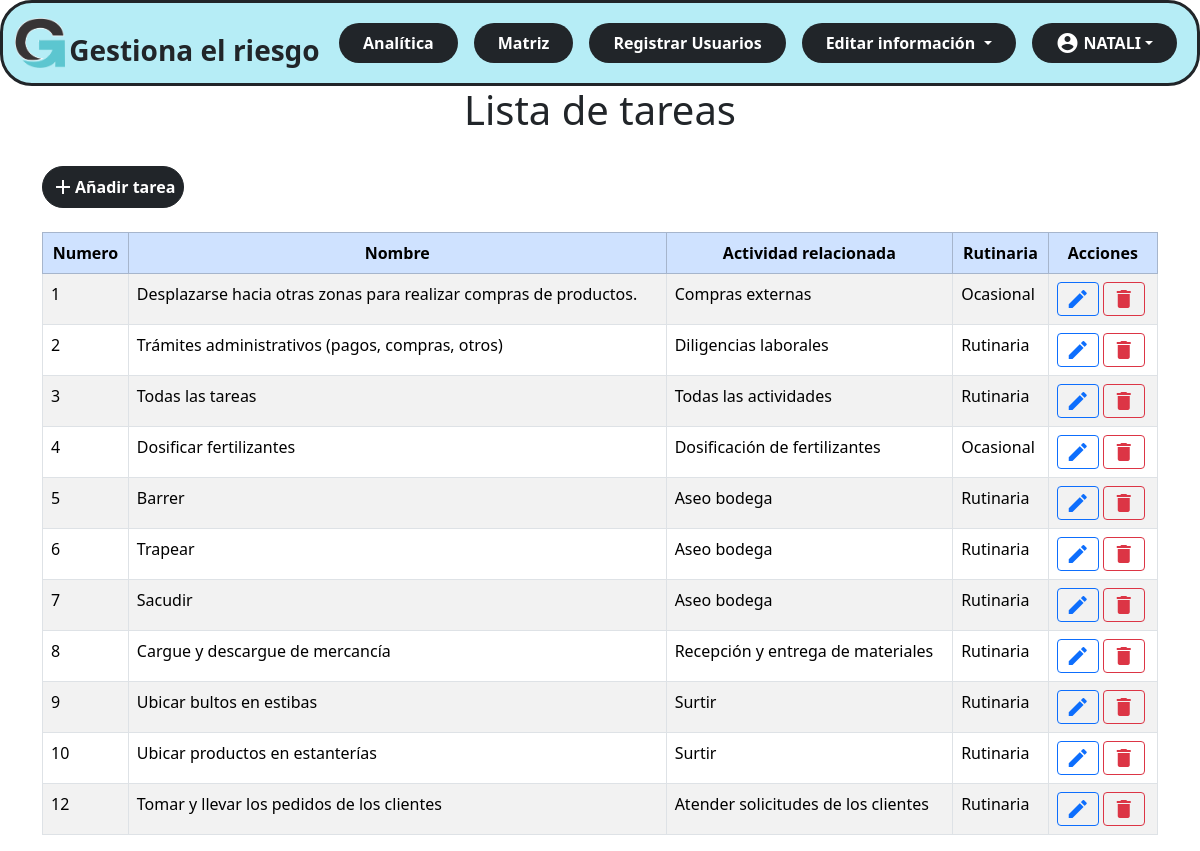
Page /administrador/tareas.php (signed in) on the committed database.
### tables this page shows
CREATE TABLE `tbltarea` (
  `Codigo` int(3) NOT NULL,
  `Nombre` varchar(100) NOT NULL,
  `Actividad` int(3) NOT NULL,
  `Rutinario` tinyint(1) NOT NULL
);

CREATE TABLE `tblactividad` (
  `Codigo` int(3) NOT NULL,
  `Nombre` varchar(50) NOT NULL,
  `Proceso` int(3) NOT NULL
);

### administrador/tareas.php (the view, shortened to what this page needs)
<!DOCTYPE html>
<html lang="en">
<head>
    <link rel="stylesheet" href="style.css">
    <link rel="stylesheet" href="./css/style_admin.css">
    <?php
    include ('vistas\nav.php');
    include ('conexion.php');
    ?>
</head>
<body>
    <div class="container-fluid">
        <h1>Lista de tareas</h1>
    </div>
    <br>
    <div class="container">
        <buttom type="buttom" class="btn btn-dark btn-md mb-4  p-2 rounded-5 " data-bs-toggle="modal"
            data-bs-target="#modalAddTarea">
            <div class="d-flex align-items-center ">
                <span class="material-icons">add</span>
                <div class=""><b>Añadir tarea</b></div>
            </div>
        </buttom>
        <table id="tbltarea" class="table table-bordered table-striped">
            <thead class="table-primary align-middle text-center">
                <tr>
                    <th>Numero</th>
                    <th>Nombre</th>
                    <th>Actividad relacionada</th>
                    <th>Rutinaria</th>
                    <th>Acciones</th>
                </tr>
            </thead>
            <tbody class="table-striped table-hover">
                <?php
                $tareas = $con->query("SELECT t.Codigo, t.Nombre,t.Actividad as AC, a.Nombre as NombreActividad, t.Rutinario
                 FROM tbltarea t
                INNER JOIN tblactividad a ON t.Actividad = a.Codigo");
                foreach ($tareas as $tarea) {
                    ?>
                    <tr class="">
                        <td>
                            <?php echo $tarea['Codigo']; ?>
                        </td>
                        <td>
                            <?php echo $tarea['Nombre']; ?>
                        </td>
                        <td>
                            <?php echo $tarea['NombreActividad']; ?>
                        </td>
                        <td>
                            <?php echo ($tarea['Rutinario'] == 1) ? 'Rutinaria' : 'Ocasional'; ?>
                        </td>
                        <td class="td-flex justify-content-center gap-2">
                            <a type="button" data-bs-toggle="modal"
                                data-bs-target="#editarModal<?php echo $tarea['Codigo']; ?>">
                                <span class="material-icons btn btn-outline-primary btn-sm">edit</span>
                            </a>
                            <a type="button" onclick="return confirmarEliminarTarea(<?php echo $tarea['Codigo']; ?>);">
                                <span class="material-icons btn btn-outline-danger btn-sm">delete</span>
                            </a>
                        </td>
                    </tr>
                    <?php
                }
                ?>
            </tbody>
        </table>
    </div>
</body>
</html>

### css/style_admin.css (style rules this page uses)
h1 { text-align: center; }

### rows in the picture
tbltarea: Codigo "1", Nombre "Desplazarse hacia otras zonas para realizar compras de productos.", Actividad.Nombre "Compras externas", Rutinario "Ocasional"
tbltarea: Codigo "2", Nombre "Trámites administrativos (pagos, compras, otros)", Actividad.Nombre "Diligencias laborales", Rutinario "Rutinaria"
tbltarea: Codigo "3", Nombre "Todas las tareas", Actividad.Nombre "Todas las actividades", Rutinario "Rutinaria"
tbltarea: Codigo "4", Nombre "Dosificar fertilizantes", Actividad.Nombre "Dosificación de fertilizantes", Rutinario "Ocasional"
tbltarea: Codigo "5", Nombre "Barrer", Actividad.Nombre "Aseo bodega", Rutinario "Rutinaria"
tbltarea: Codigo "6", Nombre "Trapear", Actividad.Nombre "Aseo bodega", Rutinario "Rutinaria"
tbltarea: Codigo "7", Nombre "Sacudir", Actividad.Nombre "Aseo bodega", Rutinario "Rutinaria"
tbltarea: Codigo "8", Nombre "Cargue y descargue de mercancía", Actividad.Nombre "Recepción y entrega de materiales", Rutinario "Rutinaria"
tbltarea: Codigo "9", Nombre "Ubicar bultos en estibas", Actividad.Nombre "Surtir", Rutinario "Rutinaria"
tbltarea: Codigo "10", Nombre "Ubicar productos en estanterías", Actividad.Nombre "Surtir", Rutinario "Rutinaria"
tbltarea: Codigo "12", Nombre "Tomar y llevar los pedidos de los clientes", Actividad.Nombre "Atender solicitudes de los clientes", Rutinario "Rutinaria"

### other values in the picture
$_SESSION['nombre'] "NATALI"
